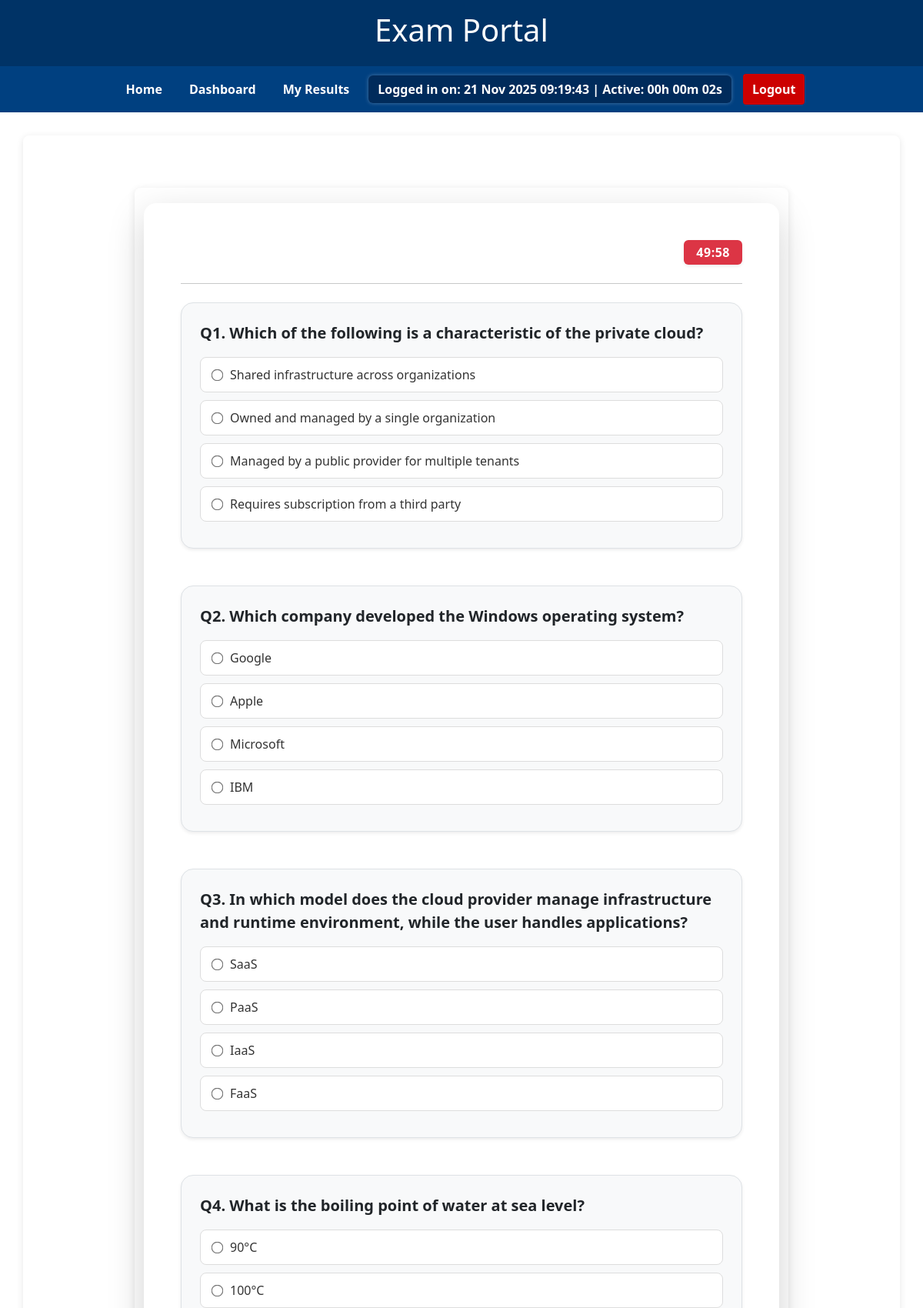
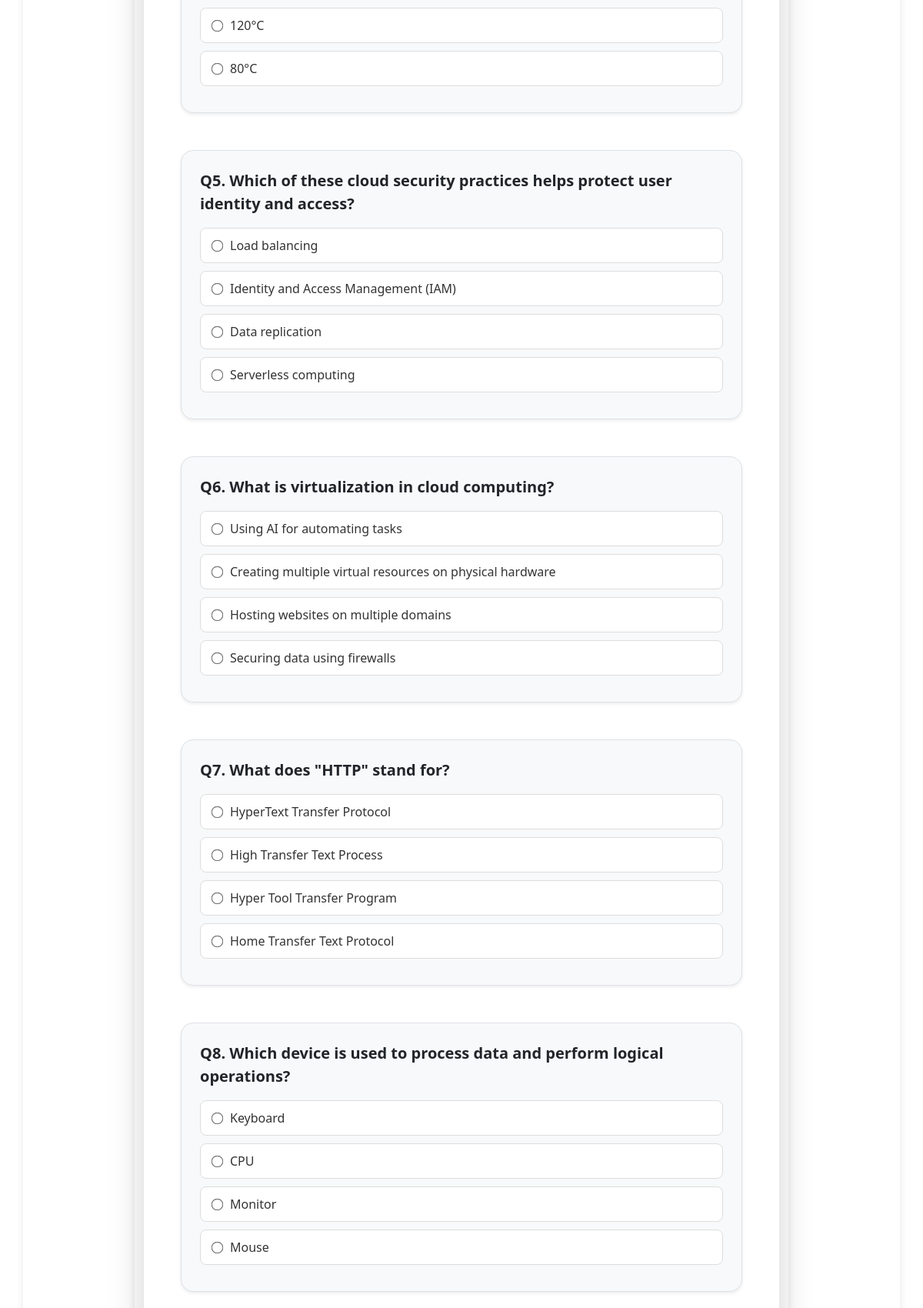
/attempt/21/ (signed in, upper part), run on the app's committed database (2 pictures, top to bottom).
### mcq/models.py (models this page shows, shortened)
class MCQ(models.Model):
    quiz = models.ForeignKey(Quiz, on_delete=models.CASCADE, null=True, blank=True, related_name='questions')
    category = models.ForeignKey(Category, on_delete=models.CASCADE, null=True, blank=True)
    question = models.TextField()
    option_a = models.CharField(max_length=255)
    option_b = models.CharField(max_length=255)
    option_c = models.CharField(max_length=255)
    option_d = models.CharField(max_length=255)
    correct_option = models.CharField(max_length=1)

### mcq/views.py (the view, shortened to what this page needs)
# urls.py: path('attempt/<int:quiz_id>/', views.attempt_quiz, name='attempt_quiz'),
@login_required
def attempt_quiz(request, quiz_id):
    quiz = get_object_or_404(Quiz, id=quiz_id)
    if not request.session.get('quiz_started'):
        messages.warning(request, "⚠️ You must start the quiz properly from the Start page.")
        return redirect('start_quiz', quiz_id=quiz.id)
    now = timezone.now()
    if now < quiz.start_time:
        messages.warning(request, "⏳ This quiz hasn’t started yet.")
        return redirect('start_quiz', quiz_id=quiz.id)
    elif now > quiz.end_time:
        messages.error(request, "❌ This quiz has expired.")
        return redirect('my_results')  # redirect to results page
    questions = quiz.questions.all().order_by('?')
    if 'quiz_end_time' not in request.session:
        request.session['quiz_end_time'] = (now + timezone.timedelta(minutes=quiz.duration)).isoformat()
    end_time = timezone.datetime.fromisoformat(request.session['quiz_end_time'])
    return render(request, 'mcq/attempt_quiz.html', {
        'quiz': quiz,
        'questions': questions,
        'end_time': end_time,
        'duration': quiz.duration
    })

### mcq/templates/mcq/attempt_quiz.html (shortened to what this page needs)
{% extends "base.html" %}
{% block content %}
<div class="container mt-5 mb-5" style="max-width: 850px;">
    <div class="card shadow-lg border-0 rounded-4">
        <div class="card-body p-5">
            <div class="d-flex justify-content-between align-items-center mb-4">
                <div id="timer" class="badge bg-danger fs-6 px-3 py-2 shadow-sm">Loading...</div>
            </div>
            <hr>
            <form id="quiz-form" method="post" class="mt-4">
                {% for q in questions %}
                <div class="question-block mb-5 p-4 border rounded-4 shadow-sm bg-light">
                    <div class="fw-bold fs-5 mb-3 text-dark">
                        Q{{ forloop.counter }}. {{ q.question }}
                    </div>
                    <div class="mcq-options">
                        <label class="mcq-option">
                            <input type="radio" name="{{ q.id }}" value="A">
                            <span class="option-text"> {{ q.option_a }}</span>
                        </label>
                        <label class="mcq-option">
                            <input type="radio" name="{{ q.id }}" value="B">
                            <span class="option-text"> {{ q.option_b }}</span>
                        </label>
                        <label class="mcq-option">
                            <input type="radio" name="{{ q.id }}" value="C">
                            <span class="option-text"> {{ q.option_c }}</span>
                        </label>
                        <label class="mcq-option">
                            <input type="radio" name="{{ q.id }}" value="D">
                            <span class="option-text"> {{ q.option_d }}</span>
                        </label>
                    </div>
                </div>
                {% empty %}
                    <p class="text-center text-muted fs-5">No questions available for this quiz.</p>
                {% endfor %}
            </form>
        </div>
    </div>
</div>
{% endblock %}

### mcq/templates/base.html (style rules this page uses)
body { font-family: Arial, sans-serif; background-color: #f2f4f8; margin: 0; padding: 0; }
.container { margin: 30px auto; max-width: 800px; background-color: white; padding: 20px; border-radius: 8px; box-shadow: 0 2px 10px rgba(0,0,0,0.1); }

### mcq/templates/mcq/attempt_quiz.html (style rules this page uses)
.question-block { background: #f9fbfd; transition: 0.3s ease; }
.mcq-option { display: flex; align-items: center; padding: 10px 15px; border: 1px solid #ddd; border-radius: 8px; margin-bottom: 10px; background-color: white; cursor: pointer; transition: 0.2s ease-in-out; }
.mcq-option input[type="radio"] { accent-color: #007bff; margin-right: 10px; transform: scale(1.2); }
.option-text { font-size: 1rem; color: #333; }
#timer { font-weight: bold; font-size: 1.1rem; letter-spacing: 0.5px; }

### data on the page
MCQ: question "Which of the following is a characteristic of the private cloud?", option_a "Shared infrastructure across organizations", option_b "Owned and managed by a single organization", option_c "Managed by a public provider for multiple tenants", option_d "Requires subscription from a third party"
MCQ: question "Which company developed the Windows operating system?", option_a "Google", option_b "Apple", option_c "Microsoft", option_d "IBM"
MCQ: question "In which model does the cloud provider manage infrastructure and runtime environment, while the user handles applications?", option_a "SaaS", option_b "PaaS", option_c "IaaS", option_d "FaaS"
MCQ: question "What is the boiling point of water at sea level?", option_a "90°C", option_b "100°C", option_c "120°C", option_d "80°C"
MCQ: question "Which of these cloud security practices helps protect user identity and access?", option_a "Load balancing", option_b "Identity and Access Management (IAM)", option_c "Data replication", option_d "Serverless computing"
MCQ: question "What is virtualization in cloud computing?", option_a "Using AI for automating tasks", option_b "Creating multiple virtual resources on physical hardware", option_c "Hosting websites on multiple domains", option_d "Securing data using firewalls"
MCQ: question "What does \"HTTP\" stand for?", option_a "HyperText Transfer Protocol", option_b "High Transfer Text Process", option_c "Hyper Tool Transfer Program", option_d "Home Transfer Text Protocol"
MCQ: question "Which device is used to process data and perform logical operations?", option_a "Keyboard", option_b "CPU", option_c "Monitor", option_d "Mouse"
